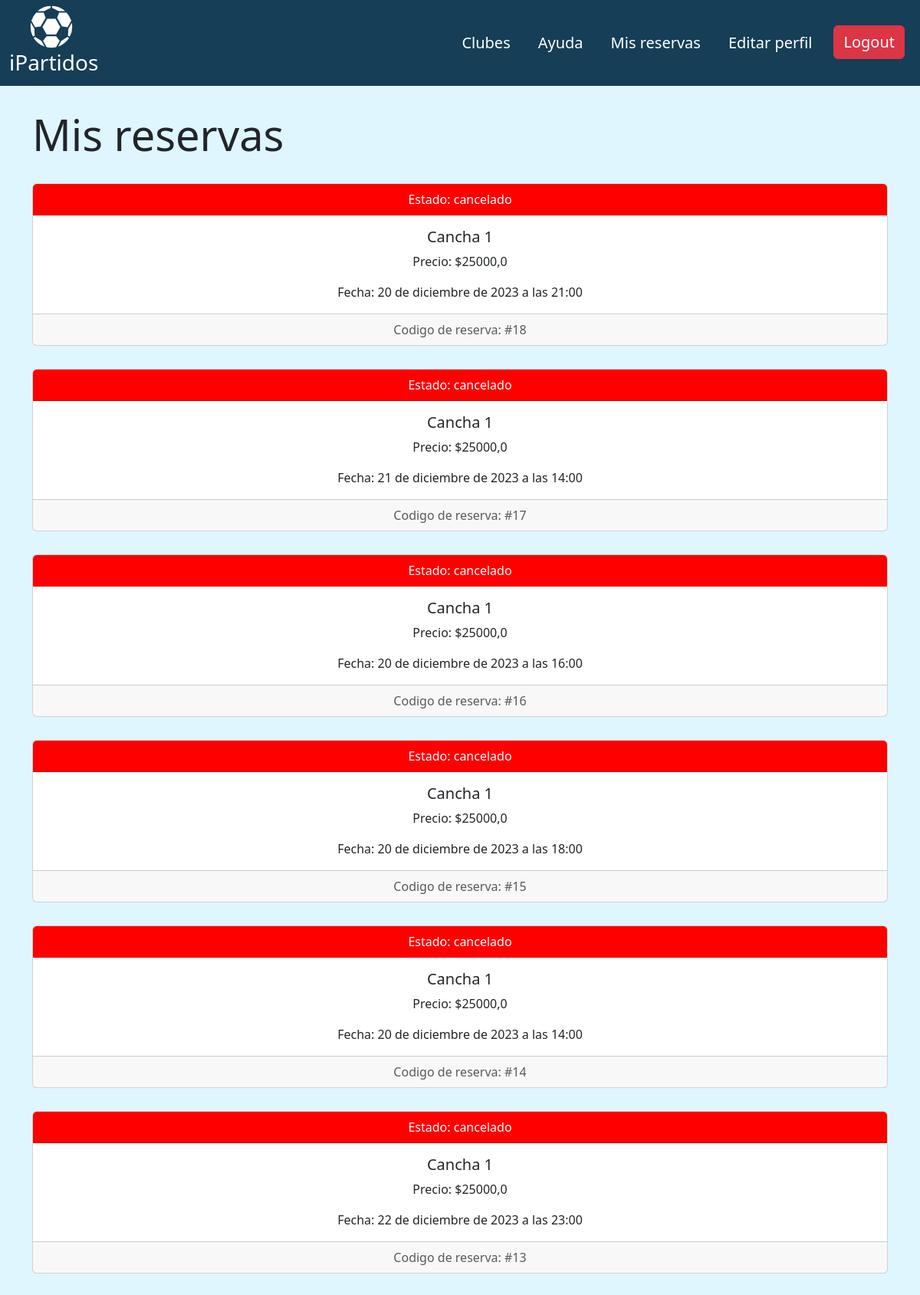
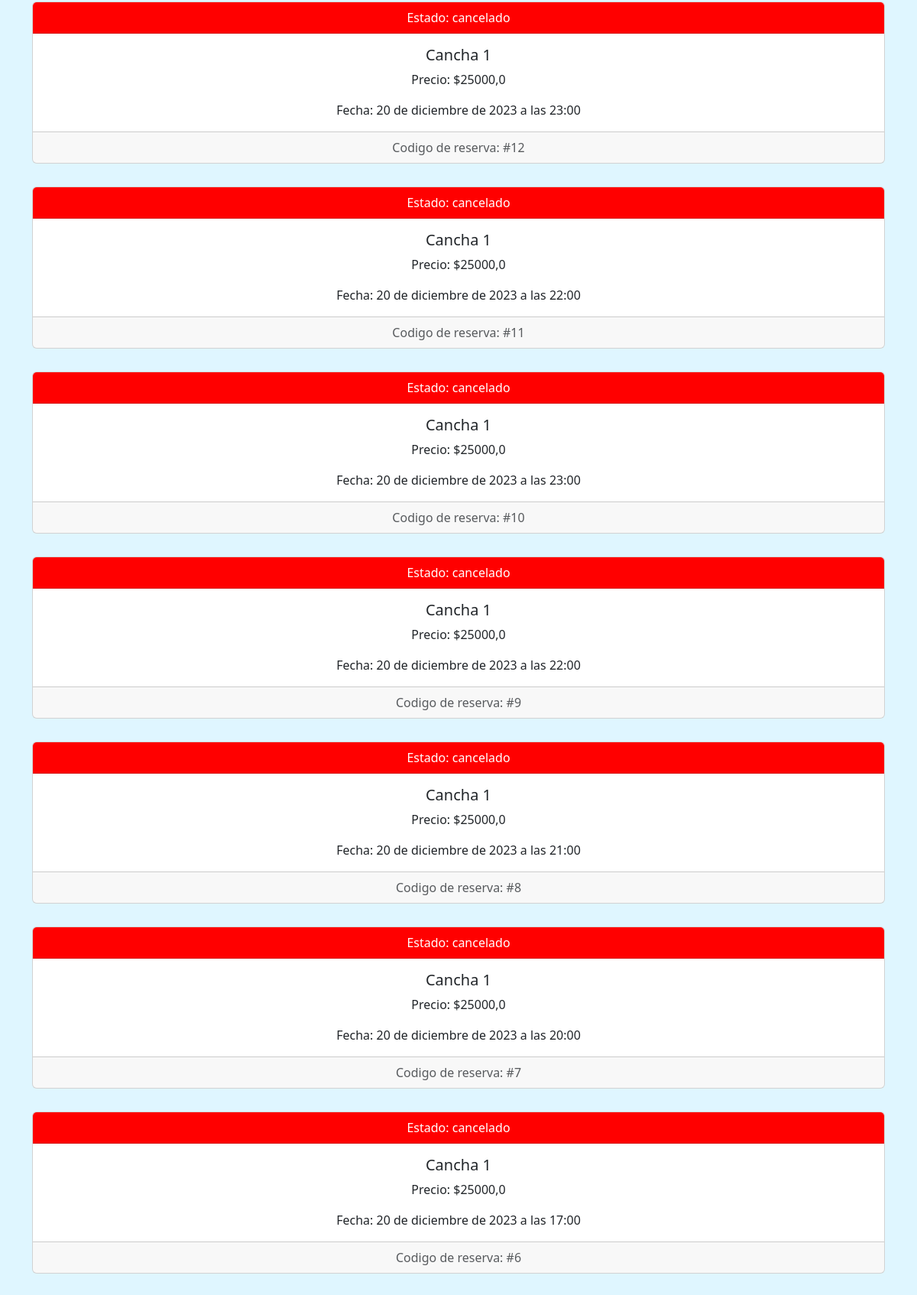
The app's page /accounts/user_reserves/4/ (signed in, upper part) with its own data (2 pictures, top to bottom).
### registration/models.py (models this page shows)
class ReservationHistory(models.Model):
    field = models.ForeignKey('canchas.Field', on_delete=models.CASCADE)
    dateAtReservation = models.DateTimeField()
    dateToReservate = models.DateTimeField()
    price = models.DecimalField(max_digits=8, decimal_places=2)
    status = models.CharField(max_length=20, choices=STATUS_CHOICES)
    client = models.ForeignKey(Client, on_delete=models.CASCADE, null=True, blank=True)
    created_at = models.DateTimeField(auto_now_add=True)

### canchas/models.py (models this page shows, shortened)
class Field(models.Model):
    GROUND_CHOICES = (
        ('Pasto sintético', 'Pasto sintético'),
        ('Pasto real', 'Pasto real'),
        ('Cemento', 'Cemento'),
        ('Arcilla', 'Arcilla')
    )
    id = models.AutoField(primary_key=True)
    name = models.CharField(verbose_name='Nombre de cancha', max_length=100, default='', null=True, blank=True)
    description = models.CharField(verbose_name='Descripcion' ,default='', max_length=100, null=True, blank=True)
    groundType = models.CharField(verbose_name='Tipo de suelo' ,max_length=100, default='Pasto sintético', choices=GROUND_CHOICES, null=False, blank=True)
    fieldPhoto = models.ImageField(verbose_name='Foto de cancha (opcional)' ,upload_to='field_photos', null=True, blank=True)
    price = models.IntegerField(verbose_name='Precio')
    isActive = models.BooleanField(verbose_name='Cancha activa' ,default=True)
    playersPerSide = models.IntegerField(verbose_name='Jugadores por lado' ,default=0)
    opening_time = models.TimeField(default=time(14, 0))
    closing_time = models.TimeField(default=time(23, 0))
    tenant = models.ForeignKey('registration.Tenant', on_delete=models.CASCADE, related_name='tenant_fields', null=True)

### reservation/models.py (models this page shows, shortened)
class Reservation(models.Model):
    field = models.ForeignKey('canchas.Field', on_delete=models.CASCADE)
    dateAtReservation = models.DateTimeField()
    dateToReservate = models.DateTimeField()
    price = models.FloatField()
    status = models.CharField(max_length=20, choices=[('pending', 'Pending'), ('confirmed', 'Confirmed'), ('completed', 'Completed'), ('cancelled', 'Cancelled')], default='pending')

### registration/views.py (the view)
# urls.py: path('user_reserves/<int:pk>/', views.user_reserves, name='user_reserves'),
def user_reserves(request, pk):
    user = request.user
    field_rent_history = FieldRentHistory.objects.filter(takenBy=user.id).order_by('-created_at')
    reservation_history = ReservationHistory.objects.filter(client=request.user).order_by('-created_at')
    reservation_ids = []
    context = []
    for field_rent in field_rent_history:
        reservation_ids.append(field_rent.reservation.id)
    reservation_ids = list(reversed(reservation_ids))
    print(reservation_ids.reverse())
    for i in range(len(field_rent_history)):
        field_rent = field_rent_history[i]
        reservation = reservation_history[i]
        context.append({
            'reservationHistory_id' : field_rent.id,
            'status':field_rent.reservation.status,
            'name': field_rent.reservation.field.name,
            'price': field_rent.reservation.price,
            'date': field_rent.reservation.dateToReservate,
            'id': reservation_ids[i],
            'reservation_history': reservation
        })
    for reservation in reservation_history:
        if reservation.dateToReservate < timezone.now() and reservation.status != 'cancelled':
            reservation.status = 'completed'
            reservation.save()
    return render(request, 'registration/user_reserves.html', {'context': context})

### registration/templates/registration/user_reserves.html (shortened to what this page needs)
{% extends 'core/base.html' %}
{% block content %}
<div class="container-md">
    <div class="row">
        <div class="col-md-12">
            <h1 class="display-4" style="margin-top: 30px; margin-bottom: 30px;">Mis reservas</h1>
            {% for reservation in context %}
                <div class="card text-center" style="margin-top: 30xp; margin-bottom: 30px;">
                    <div class="card-header"
                         style="background-color:
                         {% if reservation.reservation_history.status == 'pending' %}green{% elif reservation.reservation_history.status == 'completed' %}gray{% else %}red{% endif %};">
                        <p class="card-text" style="color: white;">
                            Estado:
                            {% if reservation.reservation_history.status == 'pending' %}
                                Pendiente
                            {% elif reservation.reservation_history.status == 'completed' %}
                                Completado
                            {% else %}
                                cancelado
                            {% endif %}
                        </p>
                    </div>
                    <div class="card-body">
                        <h5 class="card-title">
                        {{ reservation.name }}</h5>
                        <p>Precio: ${{ reservation.price }}</p>
                        Fecha: {{ reservation.date }}
                    </div>
                    <div class="card-footer text-muted">
                        Codigo de reserva: #{{ reservation.id }}
                    </div>
                </div>
            {% empty %}
                <p>No has realizado ninguna reserva.</p>
            {% endfor %}
        </div>
    </div>
</div>
{% endblock %}

### core/static/core/css/style.css (style rules this page uses)
body { background: #DFF6FF; margin: 0; }
.card-body { display: flex; justify-content: space-between; }
.card-body { display: flex; flex-direction: column; align-items: center; text-align: center; }
.card-text { display: flex; flex-direction: column; align-items: center; }

### records on screen
ReservationHistory: status "cancelado", name "Cancha 1", price "25000,0", date "20 de diciembre de 2023 a las 21:00", id "18"
ReservationHistory: status "cancelado", name "Cancha 1", price "25000,0", date "21 de diciembre de 2023 a las 14:00", id "17"
ReservationHistory: status "cancelado", name "Cancha 1", price "25000,0", date "20 de diciembre de 2023 a las 16:00", id "16"
ReservationHistory: status "cancelado", name "Cancha 1", price "25000,0", date "20 de diciembre de 2023 a las 18:00", id "15"
ReservationHistory: status "cancelado", name "Cancha 1", price "25000,0", date "20 de diciembre de 2023 a las 14:00", id "14"
ReservationHistory: status "cancelado", name "Cancha 1", price "25000,0", date "22 de diciembre de 2023 a las 23:00", id "13"
ReservationHistory: status "cancelado", name "Cancha 1", price "25000,0", date "20 de diciembre de 2023 a las 23:00", id "12"
ReservationHistory: status "cancelado", name "Cancha 1", price "25000,0", date "20 de diciembre de 2023 a las 22:00", id "11"
ReservationHistory: status "cancelado", name "Cancha 1", price "25000,0", date "20 de diciembre de 2023 a las 23:00", id "10"
ReservationHistory: status "cancelado", name "Cancha 1", price "25000,0", date "20 de diciembre de 2023 a las 22:00", id "9"
ReservationHistory: status "cancelado", name "Cancha 1", price "25000,0", date "20 de diciembre de 2023 a las 21:00", id "8"
ReservationHistory: status "cancelado", name "Cancha 1", price "25000,0", date "20 de diciembre de 2023 a las 20:00", id "7"
ReservationHistory: status "cancelado", name "Cancha 1", price "25000,0", date "20 de diciembre de 2023 a las 17:00", id "6"
